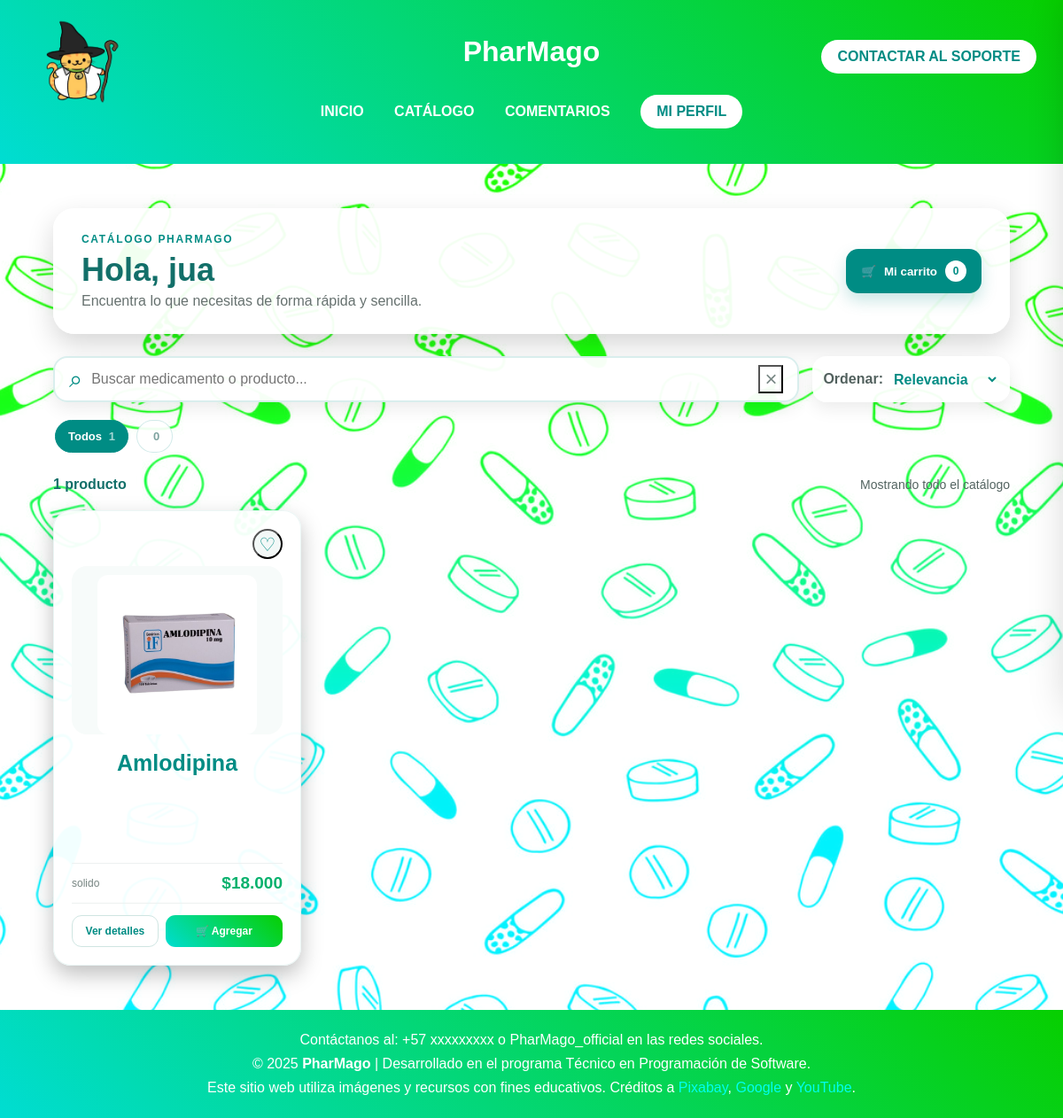
Before: /usuario/usu_catalogo.php?buscar=Amlodipina (signed in) with the older database file.
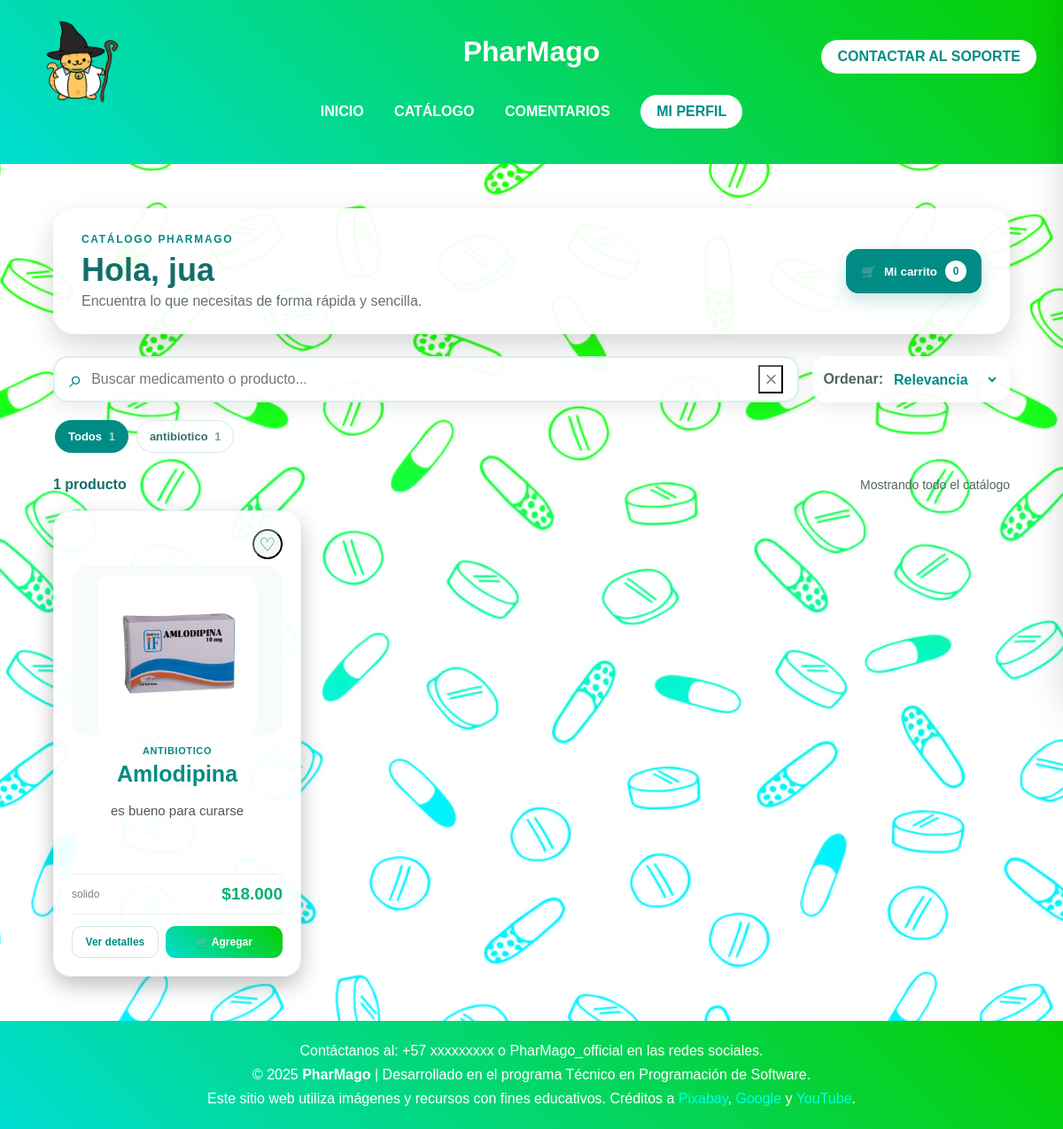
After: the same page with the newer database file.
### tables this page shows
CREATE TABLE `productos` (
  `cod_productos` int(11) NOT NULL,
  `cod_proveedor` int(11) NOT NULL,
  `precio_compra` varchar(50) NOT NULL,
  `precio_venta` varchar(50) NOT NULL,
  `nombre` varchar(50) DEFAULT NULL,
  `presentacion` enum('solido','liquido','semi-liquido','gaseoso') NOT NULL,
  `cantidad` varchar(50) NOT NULL,
  `imagen` varchar(50) NOT NULL,
  `descripcion` text DEFAULT NULL,
  `categoria` varchar(80) DEFAULT NULL,
  `estado` enum('desactivado','activo') NOT NULL
);

### usuario/usu_catalogo.php (the view, shortened to what the changed rows need)
<?php
include("../conexion.php");
$nombreUsuario = htmlspecialchars($_SESSION['usuario'], ENT_QUOTES, 'UTF-8');
$buscar = $_GET['buscar'] ?? '';
$sql = 'SELECT * FROM productos WHERE estado="activo"';
$params = [];
$types = '';
if ($buscar != '') {
    $sql .= ' AND nombre LIKE ?';
    $params[] = "%$buscar%";
    $types .= 's';
}
$sql .= ' ORDER BY nombre ASC';
$stmt = $conn->prepare($sql);
if (!empty($params)) {
    $stmt->bind_param($types, ...$params);
}
$stmt->execute();
$resultado = $stmt->get_result();
$productos = [];
while($fila = $resultado->fetch_assoc()){
$productos[] = [
'id' => $fila['cod_productos'],
'nombre' => $fila['nombre'],
'precio' => $fila['precio_venta'],
'presentacion' => $fila['presentacion'],
'categoria' => $fila['categoria'],
'imagen' => '../imagenes/' . trim($fila['imagen']),
'descripcion' => $fila['descripcion'] ?? '',
'stock' => $fila['cantidad'],
'etiqueta' => ''
];
}
$categorias = [];
foreach ($productos as $producto) {
    $categorias[$producto['categoria']] = true;
}
$categorias = array_keys($categorias);
sort($categorias, SORT_NATURAL | SORT_FLAG_CASE);
function precioCOP($precio) {
    return '$' . number_format($precio, 0, ',', '.');
}
?>
<!DOCTYPE html>
<html lang="es">
<head>
    <link rel="stylesheet" href="../css/general.css">
    <link rel="stylesheet" href="../css/catalogo.css">
</head>
<body>
<header>
    <h1>PharMago</h1>
</header>
<main class="catalogo-main">
    <section class="bienvenida-catalogo">
        <div>
            <h2>Hola, <?= $nombreUsuario; ?> </h2>
        </div>
    </section>
    <section class="categorias" aria-label="Categorías">
        <button type="button" class="filtro-categoria activo" data-categoria="Todos">Todos <span><?= count($productos); ?></span></button>
        <?php foreach ($categorias as $categoria): ?>
            <?php
                $cantidadCategoria = count(array_filter($productos, function ($producto) use ($categoria) {
                    return $producto['categoria'] === $categoria;
                }));
            ?>
            <button type="button" class="filtro-categoria" data-categoria="<?= htmlspecialchars($categoria, ENT_QUOTES, 'UTF-8'); ?>">
                <?= htmlspecialchars($categoria, ENT_QUOTES, 'UTF-8'); ?> <span><?= $cantidadCategoria; ?></span>
            </button>
        <?php endforeach; ?>
    </section>
    <section class="catalogo-grid" id="catalogo-productos">
        <?php foreach ($productos as $producto): ?>
            <article
                class="producto"
                data-id="<?= $producto['id']; ?>"
                data-nombre="<?= htmlspecialchars($producto['nombre'], ENT_QUOTES, 'UTF-8'); ?>"
                data-categoria="<?= htmlspecialchars($producto['categoria'], ENT_QUOTES, 'UTF-8'); ?>"
                data-precio="<?= $producto['precio']; ?>"
                data-presentacion="<?= htmlspecialchars($producto['presentacion'], ENT_QUOTES, 'UTF-8'); ?>"
                data-descripcion="<?= htmlspecialchars($producto['descripcion'], ENT_QUOTES, 'UTF-8'); ?>"
                data-imagen="<?= htmlspecialchars($producto['imagen'], ENT_QUOTES, 'UTF-8'); ?>"
            >
                <div class="producto-superior">
                    <button class="favorito" type="button" data-id="<?= $producto['id']; ?>" aria-label="Agregar a favoritos">♡</button>
                </div>
                <button class="imagen-producto" type="button" data-detalle="<?= $producto['id']; ?>" aria-label="Ver detalles de <?= htmlspecialchars($producto['nombre'], ENT_QUOTES, 'UTF-8'); ?>">
                    <img src="<?= htmlspecialchars($producto['imagen'], ENT_QUOTES, 'UTF-8'); ?>" alt="<?= htmlspecialchars($producto['nombre'], ENT_QUOTES, 'UTF-8'); ?>" loading="lazy">
                </button>
                <div class="producto-contenido">
                    <span class="categoria-producto"><?= htmlspecialchars($producto['categoria'], ENT_QUOTES, 'UTF-8'); ?></span>
                    <h3><?= htmlspecialchars($producto['nombre'], ENT_QUOTES, 'UTF-8'); ?></h3>
                    <p><?= htmlspecialchars($producto['descripcion'], ENT_QUOTES, 'UTF-8'); ?></p>
                    <div class="datos-producto">
                        <span><?= htmlspecialchars($producto['presentacion'], ENT_QUOTES, 'UTF-8'); ?></span>
                        <strong><?= precioCOP($producto['precio']); ?></strong>
                    </div>
                    <div class="acciones-producto">
                        <button class="ver-detalle" type="button" data-detalle="<?= $producto['id']; ?>">Ver detalles</button>
                        <button
                            class="boton-comprar"
                            type="button"
                            data-id="<?= $producto['id']; ?>"
                            data-imagen="<?= htmlspecialchars($producto['imagen'], ENT_QUOTES, 'UTF-8'); ?>"
                            data-nombre="<?= htmlspecialchars($producto['nombre'], ENT_QUOTES, 'UTF-8'); ?>"
                            data-precio="<?= $producto['precio']; ?>"
                        >
                            🛒 Agregar
                        </button>
                    </div>
                </div>
            </article>
        <?php endforeach; ?>
    </section>
</main>
</body>
</html>

Changed rows visible on the page:
removed productos: categoria "0", nombre "Amlodipina", presentacion "solido", precio_venta "$18.000"
added productos: categoria "1", categoria "ANTIBIOTICO", nombre "Amlodipina", descripcion "es bueno para curarse", presentacion "solido", precio_venta "$18.000"
Other visible differences:
new list line: "antibiotico"
